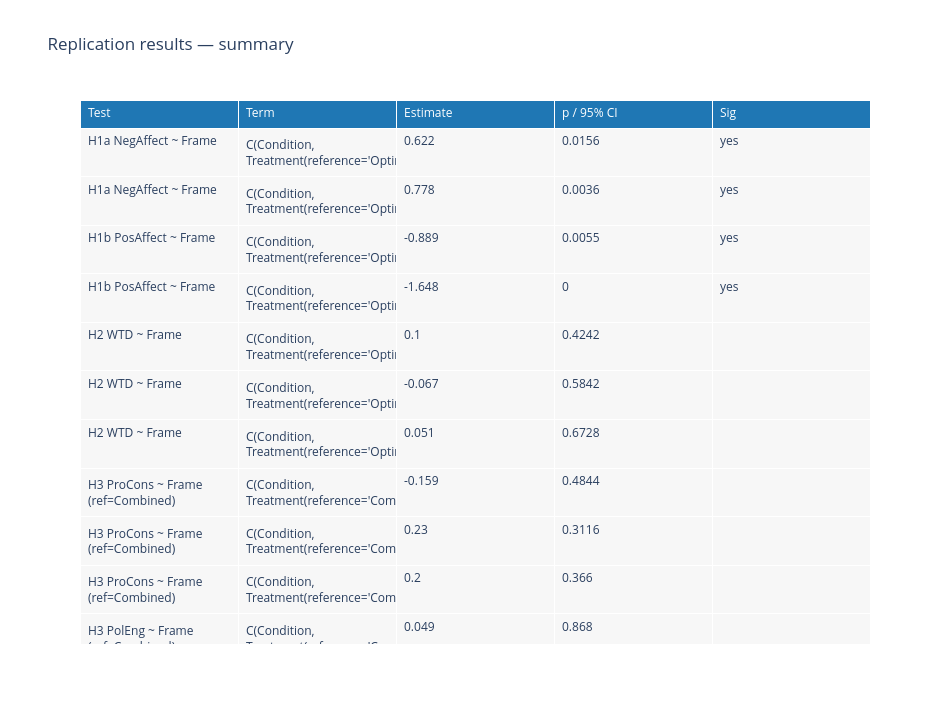

Notebook source saved alongside this figure:
### Code cell
fig = go.Figure(data=[go.Table(
    header=dict(values=list(summary.columns), fill_color="#1f77b4",
                font=dict(color="white"), align="left"),
    cells=dict(values=[summary[c] for c in summary.columns],
               fill_color="#f7f7f7", align="left"))
])
fig.update_layout(title="Replication results — summary")
show(fig, "06_summary_table", h=min(900, 80 + 28 * len(summary)))

### Figure 1 — Plotly figure (JSON) as saved in the notebook; plotly's stock layout.template omitted (floating-point values rounded to 4 significant figures)
{"data": [{"cells": {"align": "left", "fill": {"color": "#f7f7f7"}, "values": [["H1a NegAffect ~ Frame", "H1a NegAffect ~ Frame", "H1b PosAffect ~ Frame", "H1b PosAffect ~ Frame", "H2 WTD ~ Frame", "H2 WTD ~ Frame", "H2 WTD ~ Frame", "H3 ProCons ~ Frame (ref=Combined)", "H3 ProCons ~ Frame (ref=Combined)", "H3 ProCons ~ Frame (ref=Combined)", "H3 PolEng ~ Frame (ref=Combined)", "H3 PolEng ~ Frame (ref=Combined)", "H3 PolEng ~ Frame (ref=Combined)", "H3 WTD ~ Frame (ref=Combined)", "H3 WTD ~ Frame (ref=Combined)", "H3 WTD ~ Frame (ref=Combined)", "H4 Pro-conservation via Negative Affect", "H4 Pro-conservation via Positive Affect", "H4 Political engagement via Negative Affect", "H4 Political engagement via Positive Affect", "H4 Willingness to donate via Negative Affect", "H4 Willingness to donate via Positive Affect", "Ext chi2 Clicks~Cond"], ["C(Condition, Treatment(reference='Optimistic'))[T.Combined]", "C(Condition, Treatment(reference='Optimistic'))[T.Pessimistic]", "C(Condition, Treatment(reference='Optimistic'))[T.Combined]", "C(Condition, Treatment(reference='Optimistic'))[T.Pessimistic]", "C(Condition, Treatment(reference='Optimistic'))[T.Pessimistic]", "C(Condition, Treatment(reference='Optimistic'))[T.Combined]", "C(Condition, Treatment(reference='Optimistic'))[T.Control]", "C(Condition, Treatment(reference='Combined'))[T.Pessimistic]", "C(Condition, Treatment(reference='Combined'))[T.Optimistic]", "C(Condition, Treatment(reference='Combined'))[T.Control]", "C(Condition, Treatment(reference='Combined'))[T.Pessimistic]", "C(Condition, Treatment(reference='Combined'))[T.Optimistic]", "C(Condition, Treatment(reference='Combined'))[T.Control]", "C(Condition, Treatment(reference='Combined'))[T.Pessimistic]", "C(Condition, Treatment(reference='Combined'))[T.Optimistic]", "C(Condition, Treatment(reference='Combined'))[T.Control]", "indirect a*b", "indirect a*b", "indirect a*b", "indirect a*b", "indirect a*b", "indirect a*b", "chi2"], [0.622, 0.778, -0.889, -1.648, 0.1, -0.067, 0.051, -0.159, 0.23, 0.2, 0.049, 0.137, 0.357, 0.167, 0.067, 0.118, 0.255, -0.231, 0.451, -0.587, 0.068, -0.051, 0.523], [0.0156, 0.0036, 0.0055, 0, 0.4242, 0.5842, 0.6728, 0.4844, 0.3116, 0.366, 0.868, 0.6449, 0.2175, 0.1692, 0.5842, 0.3183, "[0.037, 0.642]", "[-0.620, 0.182]", "[0.107, 0.941]", "[-1.189, -0.092]", "[-0.046, 0.276]", "[-0.378, 0.201]", 0.9137], ["yes", "yes", "yes", "yes", "", "", "", "", "", "", "", "", "", "", "", "", "yes", "", "yes", "yes", "", "", ""]]}, "header": {"align": "left", "fill": {"color": "#1f77b4"}, "font": {"color": "white"}, "values": ["Test", "Term", "Estimate", "p / 95% CI", "Sig"]}, "type": "table"}], "layout": {"height": 724, "title": {"text": "Replication results — summary"}, "width": 950}}
